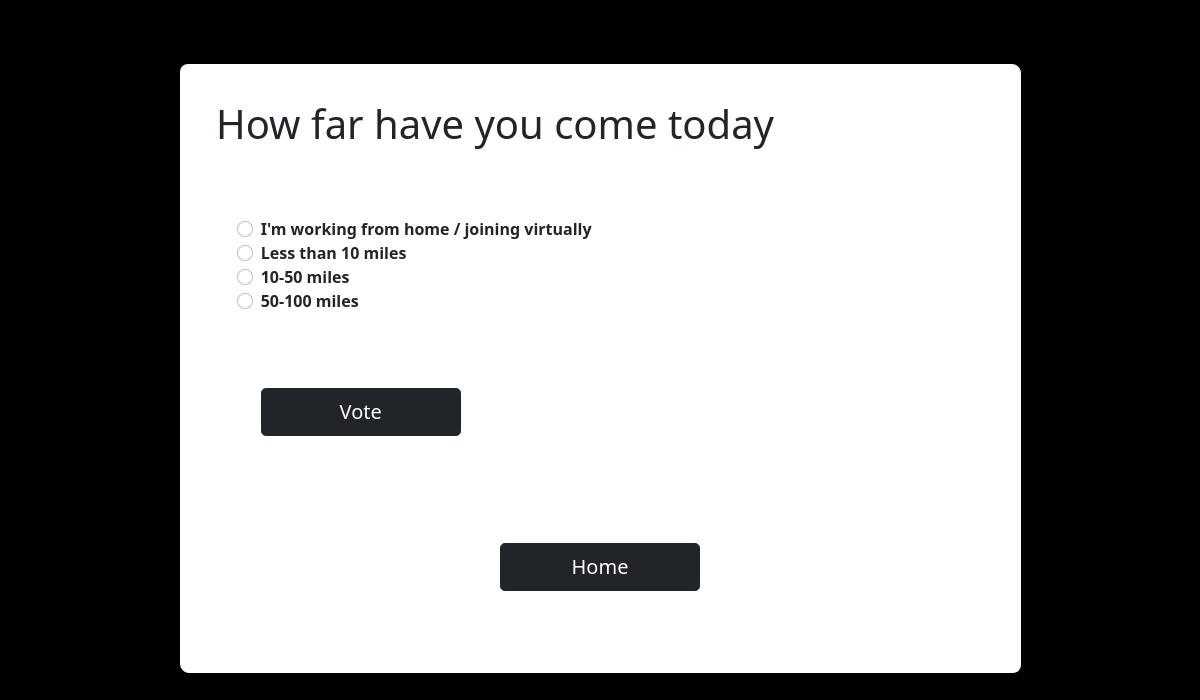
The page /polls/6/ on the database its author committed.
### polls/models.py (models this page shows, shortened)
class Question(models.Model):
    question_text = models.CharField(max_length=1200)
    pub_date = models.DateTimeField('date published')

class Choice(models.Model):
    question = models.ForeignKey('Question',on_delete=models.CASCADE)
    choice_text = models.CharField(max_length=200)
    votes = models.IntegerField(default=0)

### polls/views.py (the view)
# urls.py: path('<int:question_id>/', views.details, name = 'details'),
def details(request, question_id):
    question = get_object_or_404(Question,pk=question_id)
    return render(request,'polls/details.html',{'question':question})

### polls/templates/polls/details.html (shortened to what this page needs)
<!doctype html>
<html lang="en">
<head>
    <link href="https://cdn.jsdelivr.net/npm/bootstrap@5.0.1/dist/css/bootstrap.min.css" rel="stylesheet"
>
</head>
<body>
    <div class="container" style="background-color: white;width: 70%; height: 30%; margin-top: 4em;">
        <h1>{{ question.question_text }}</h1>
        <div class="container mt-4">
            <form action="{% url 'polls:vote' question.id %}" method="POST">
                <div class="container form-check" style="margin-bottom: 2em;">
                    {% for choice in question.choice_set.all %}
                    <input class="form-check-input" type="radio" name="choice" id="flexRadioDefault{{forloop.counter}}" value="{{choice.id}}">
                    <label class="form-check-label" for="flexRadioDefault{{forloop.counter}}"><strong>{{ choice.choice_text }}</strong></label>
                        <br>
                        {% endfor %}
                </div>
                <div class="container">
                    <input class="btn btn-lg btn-dark" type="submit" value="Vote" style="width: 10em;">
                </div>
            </form>
            <div class="container" style="margin-top: 4em;text-align: center;"><a href="{% url 'polls:index' %}"><button class="btn btn-lg btn-dark" style="width: 10em;">Home</button></a></div>
        </div>
    </div>
</body>
</html>

### polls/templates/polls/details.html (style rules this page uses)
body { background-color: black; font-family: 'Segoe UI', Tahoma, Geneva, Verdana, sans-serif; }
.container { border-radius: 8px; padding: 3%; box-shadow: 1px 1px white; }

### rows shown on the page
Question: question_text "‍How far have you come today"
Choice: choice_text "I'm working from home / joining virtually"
Choice: choice_text "Less than 10 miles"
Choice: choice_text "10-50 miles"
Choice: choice_text "50-100 miles"
